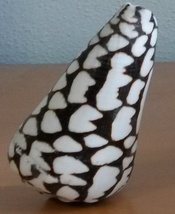
%> input picture Exercise_04/shell.jpg, 175 x 214 px, shrunk from 572 x 700 before the run
$ octave test.m   (GNU Octave 9; MATLAB toolbox functions it lacks are replaced by stand-ins)
%> lines starting %> are read from the running program, lines starting %| are printed output that depends on the picture
% SIFT
% read images [item (image I) needs to be found in image J]
I = imread('shell.jpg');
%> I is the input picture: size 214x175x3 uint8; mean R, G, B 118.1, 114, 110.5
J = imread('test_shell2.jpg');
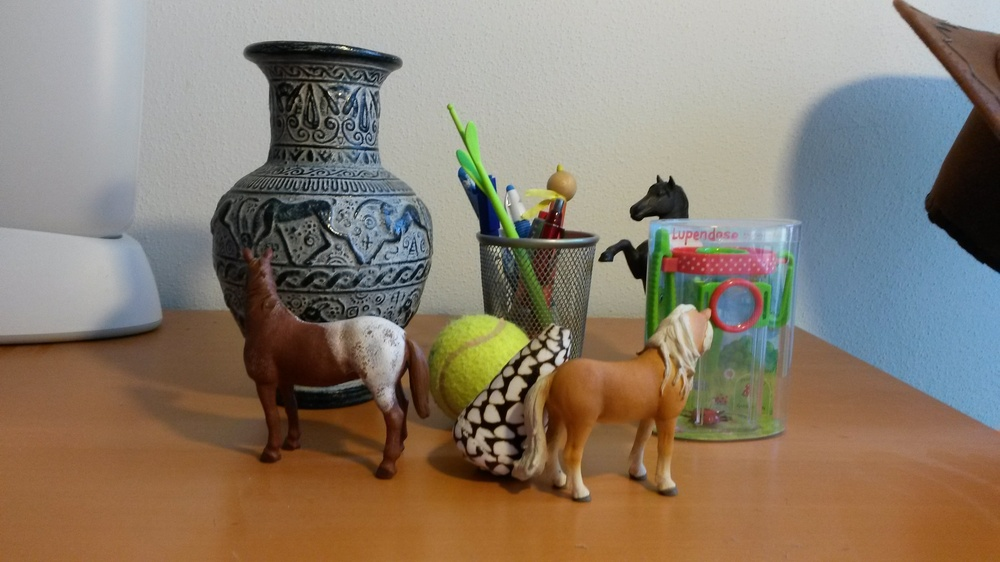
%> input picture Exercise_04/test_shell2.jpg, 1000 x 562 px, shrunk from 3264 x 1836 before the run
%> J is the input picture: size 562x1000x3 uint8; mean R, G, B 137.4, 124.7, 109.4
% show descriptors found in I / J?
show_descriptors = 1;
% number of shown descriptors is nr_f
nr_f = 100;
% show image with lines drawn between matches in I and J
% (before and after pruning)?
show_matches = 1;
%
sizeI = size(I);
%> sizeI = [214 175 3]
sizeJ = size(J);
%> sizeJ = [562 1000 3]
sizeMAX = max(sizeI, sizeJ);
%> sizeMAX = [562 1000 3]
%
% vl_sift needs input to be greyscale
I = single(rgb2gray(I));
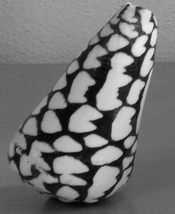
%> I: size 214x175 single; min 3, max 237, mean 114.8
J = single(rgb2gray(J));
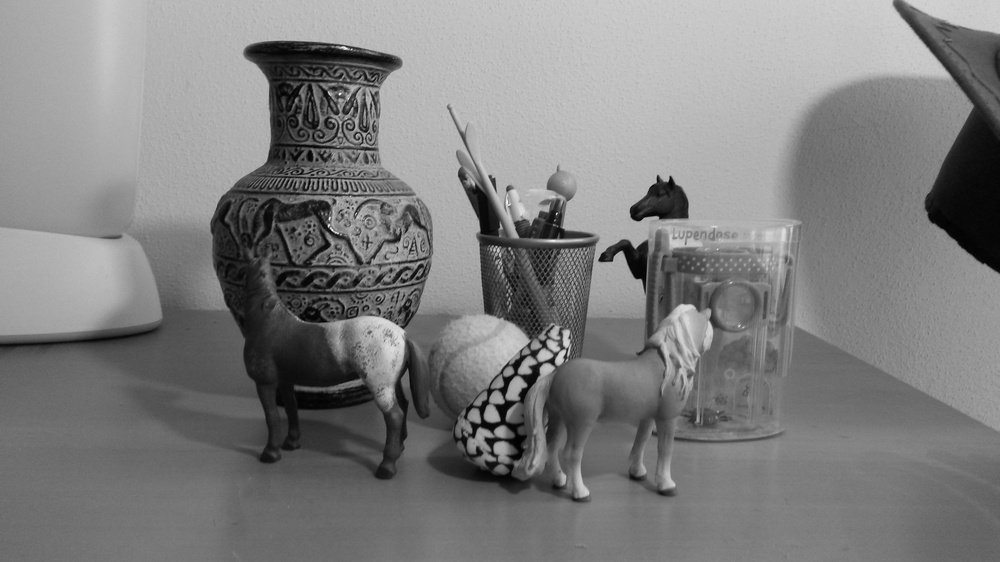
%> J: size 562x1000 single; min 0, max 254, mean 126.7
% compute the SIFT frames (keypoints) and descriptors of item I
%> (the run ends here)
